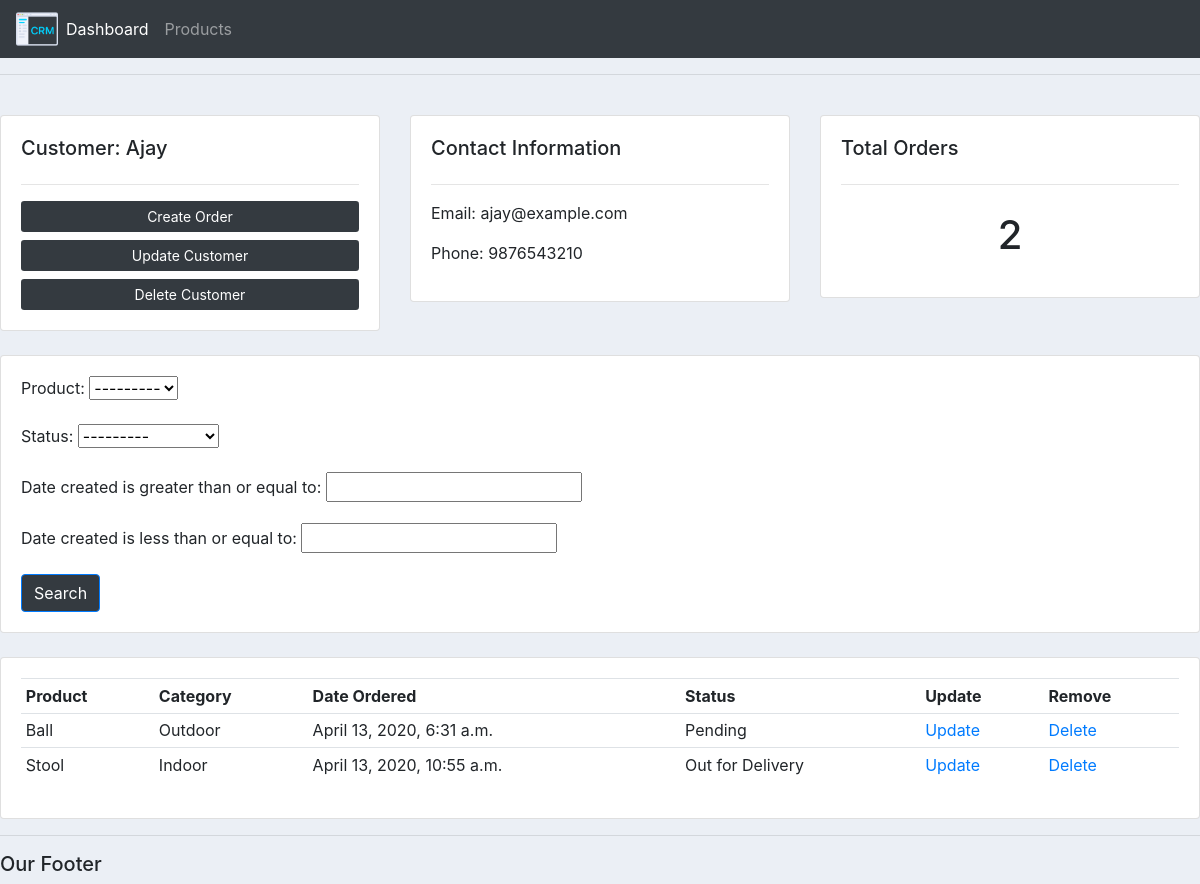
The app's page /customer/1/ with its own data.
### accounts/models.py (models this page shows, shortened)
class Customer(models.Model):
    name = models.CharField(max_length=50, null=False)
    phone = models.BigIntegerField(null=False)
    email = models.EmailField(null=True)
    date_created = models.DateTimeField(auto_now_add=True)

class Order(models.Model):
    STATUS = (
        ('Pending', 'Pending'),
        ('Out for Delivery', "Out for Delivery"),
        ('Delivered', 'Delivered')
    )
    customer = models.ForeignKey(Customer, null=True, on_delete=models.SET_NULL, related_name='customer_orders')
    product = models.ForeignKey(Product, null=True, on_delete=models.SET_NULL, related_name='product_orders')
    date_created = models.DateTimeField(auto_now_add=True)
    status = models.CharField(choices=STATUS, null=False, max_length=50)

class Product(models.Model):
    name = models.CharField(max_length=50, null=False)
    price = models.FloatField(null=False)
    CATEGORY = (
        ('Indoor', 'Indoor'),
        ('Outdoor', 'Outdoor')
    )
    category = models.CharField(max_length=50, null=True, choices=CATEGORY)
    description = models.CharField(max_length=200, null=True)
    date_created = models.DateTimeField(auto_now_add=True)
    tags = models.ManyToManyField(Tag, related_name='tag_set')
    def __str__(self):
        return self.name

### accounts/views.py (the view)
# urls.py: path('customer/<int:pk>/', views.customer, name='customer'),
def customer(request, pk):
    customer = Customer.objects.get(id=pk)
    customer_order_set = customer.customer_orders.all()
    customer_order_set_count = customer.customer_orders.count()
    CustomerOrderFilter = OrderFilter(request.GET, queryset=customer_order_set)
    customer_order_set = CustomerOrderFilter.qs
    context = {
        'customer': customer,
        'customer_order_set': customer_order_set,
        'customer_order_set_count': customer_order_set_count,
        'CustomerOrderFilter': CustomerOrderFilter
    }
    return render(request, 'customer.html', context=context)

### accounts/templates/customer.html (shortened to what this page needs)
{% extends 'main.html' %}
{% block content %}
	<br>
<div class="row">
	<div class="col-md">
		<div class="card card-body">
			<h5>Customer: {{customer.name}}</h5>
			<hr>
			<a class="btn btn-sm btn-block bg-dark" style="color: white;" href="{% url 'create_customer_order' customer.id %}">Create Order</a>
			<a class="btn btn-sm btn-block bg-dark" style="color: white;" href="{% url 'update_customer' customer.id %}">Update Customer</a>
			<a class="btn btn-sm btn-block bg-dark" style="color: white;" href="{% url 'delete_customer' customer.id %}">Delete Customer</a>
		</div>
	</div>
	<div class="col-md">
		<div class="card card-body">
			<h5>Contact Information</h5>
			<hr>
			<p>Email: {{customer.email}}</p>
			<p>Phone: {{customer.phone}}</p>
		</div>
	</div>
	<div class="col-md">
		<div class="card card-body">
			<h5>Total Orders</h5>
			<hr>
			<h1 style="text-align: center;padding: 10px">{{ customer_order_set_count }}</h1>
		</div>
	</div>
</div>
<br>
<div class="row">
	<div class="col">
		<div class="card card-body">
			<form method="get">
			{{ CustomerOrderFilter.form.as_p }}
            <button class="btn btn-primary bg-dark" style="color: white;" type="submit">Search</button>
		  </form>
		</div>
	</div>
</div>
<br>
<div class="row">
	<div class="col-md">
		<div class="card card-body">
			<table class="table table-sm">
				<tr>
					<th>Product</th>
					<th>Category</th>
					<th>Date Ordered</th>
					<th>Status</th>
					<th>Update</th>
					<th>Remove</th>
				</tr>
				{% if customer_order_set_count > 0 %}
				{% for customer_order in customer_order_set %}
				<tr>
					<td>{{customer_order.product}}</td>
					<td>{{customer_order.product.category}}</td>
					<td>{{customer_order.date_created}}</td>
					<td>{{customer_order.status}}</td>
					<td><a href="{% url 'update_order' customer_order.id %}">Update</a></td>
                    <td><a href="{% url 'delete_order' customer_order.id %}">Delete</a></td>
				</tr>
				{% endfor %}
				{% endif %}
			</table>
		</div>
	</div>
</div>
{% endblock %}

### accounts/static/css/main.css (style rules this page uses)
body { background-color: #ebeff5; }

### records on screen
Customer: name "Ajay", email "ajay@example.com", phone "9876543210"
Order: product "Ball", product.category "Outdoor", date_created "April 13, 2020, 6:31 a.m.", status "Pending"
Order: product "Stool", product.category "Indoor", date_created "April 13, 2020, 10:55 a.m.", status "Out for Delivery"

### other values on screen
{{ customer_order_set_count }} "2"
